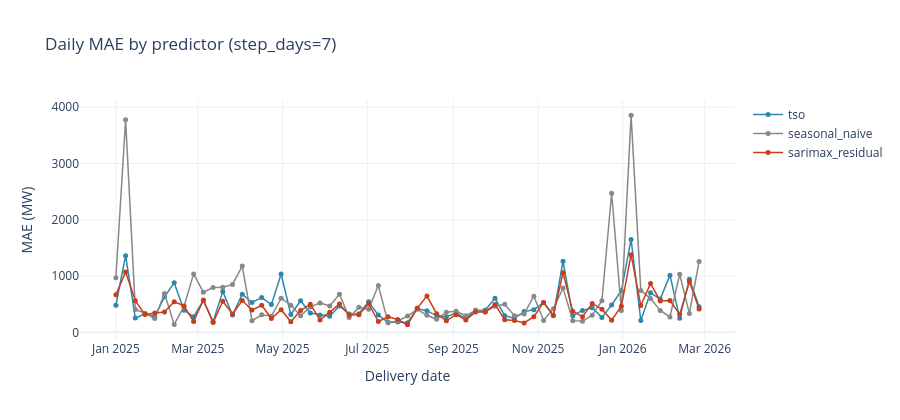

Source (notebook cell):
### Markdown cell above
## 2. Per-day MAE timeline

Each delivery date is a dot. The vertical spread tells us *where* SARIMAX is pulling its weight (or losing it) over the year.

### Code cell
fig = go.Figure()
colours = {'tso': '#2E86AB', 'seasonal_naive': '#888', 'sarimax_residual': '#C73E1D'}
for label, df in frames.items():
    daily = df.groupby('issue_date')['abs_err_model'].mean().reset_index()
    fig.add_trace(go.Scatter(
        x=pd.to_datetime(daily['issue_date']),
        y=daily['abs_err_model'],
        mode='lines+markers',
        name=label,
        line=dict(color=colours[label], width=1.5),
        marker=dict(size=5),
    ))
fig.update_layout(
    title='Daily MAE by predictor (step_days=7)',
    xaxis_title='Delivery date', yaxis_title='MAE (MW)',
    height=420, hovermode='x unified', template='plotly_white',
)
fig.show()
